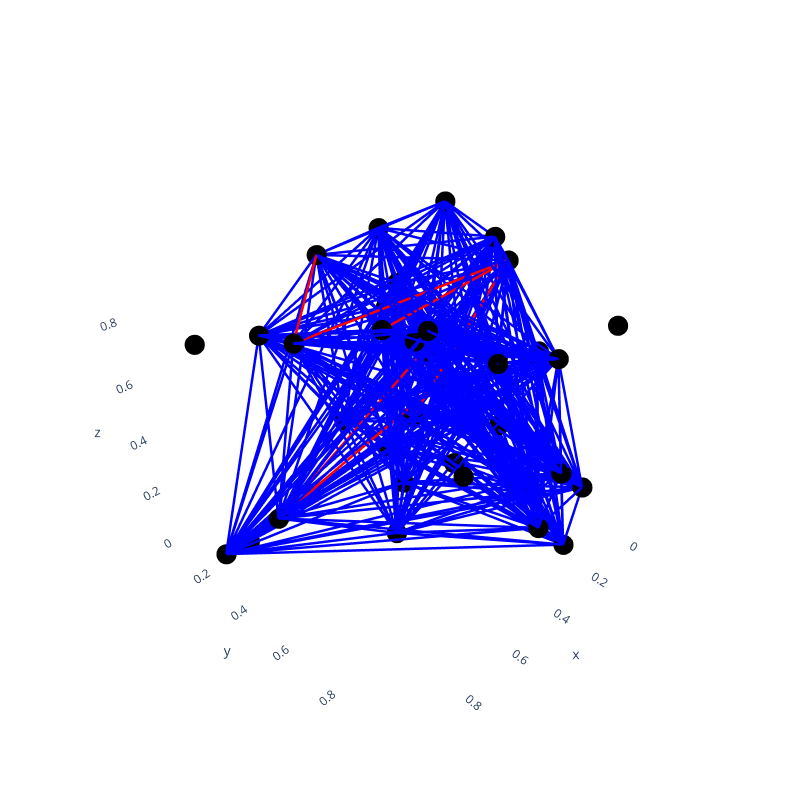

The notebook cell saved with this chart:
### Markdown cell above
# Visualizations
### No gradient, unweighted

### Code cell
# re-collapse graph
collapsed_G = nx.Graph()

for i in range(len(coms)):
    collapsed_G.add_node(i)

hole_adjacent_edge_count = {}  # track the number of hole-adjacent edges between communities
total_edge_count = {}

# create a set of cycle edges based on the original node cycles
cycle_edges = set()
for cycle in big_rep_cycle_list1:
    for i in range(len(cycle)):
        u, v = cycle[i], cycle[(i + 1) % len(cycle)]
        community_u = node_to_com_dict[u]
        community_v = node_to_com_dict[v]
        if community_u != community_v:
            cycle_edges.add((community_u, community_v))
            cycle_edges.add((community_v, community_u))

# add the edges between communities
for u, v in G.edges():
    community_u = node_to_com_dict[u]
    community_v = node_to_com_dict[v]
    if community_u != community_v:
        if collapsed_G.has_edge(community_u, community_v):
            collapsed_G[community_u][community_v]['weight'] += 1
        else:
            collapsed_G.add_edge(community_u, community_v, weight=1)
        
        if (community_u, community_v) not in total_edge_count:
            total_edge_count[(community_u, community_v)] = 0
            hole_adjacent_edge_count[(community_u, community_v)] = 0
        
        total_edge_count[(community_u, community_v)] += 1
        
        if (community_u, community_v) in cycle_edges or (community_v, community_u) in cycle_edges:
            hole_adjacent_edge_count[(community_u, community_v)] += 1

# get proportions of hole-adjacency for color gradient
edge_proportions = {edge: hole_adjacent_edge_count[edge] / total_edge_count[edge] for edge in total_edge_count}
#randomly position nodes in 3d space
pos = {i: (np.random.random(), np.random.random(), np.random.random()) for i in collapsed_G.nodes}

# do edge traces
edge_trace = []
for edge in collapsed_G.edges():
    x0, y0, z0 = pos[edge[0]]
    x1, y1, z1 = pos[edge[1]]
    proportion = edge_proportions.get(edge, 0)
    color = f'rgb({int(255 * (1 - proportion))}, 0, {int(255 * proportion)})'
    
    edge_trace.append(go.Scatter3d(
        x=[x0, x1, None],
        y=[y0, y1, None],
        z=[z0, z1, None],
        line=dict(width=5, color=color),
        hoverinfo='none',
        mode='lines'
    ))

non_cycle_edge_count = len([e for e in collapsed_G.edges() if e not in cycle_edges and (e[1], e[0]) not in cycle_edges])
print(f"Number of edges not part of any cycle: {non_cycle_edge_count}")

# do node traces
node_trace = go.Scatter3d(
    x=[pos[node][0] for node in collapsed_G.nodes()],
    y=[pos[node][1] for node in collapsed_G.nodes()],
    z=[pos[node][2] for node in collapsed_G.nodes()],
    mode='markers',
    marker=dict(
        size=7,
        color='black',
    ),
    text=list(collapsed_G.nodes()),
    hoverinfo='text'
)


layout = go.Layout(
    width=800,
    height=800,
    showlegend=False,
    scene=dict(
        xaxis=dict(showbackground=False),
        yaxis=dict(showbackground=False),
        zaxis=dict(showbackground=False)
    ),
)

fig = go.Figure(data=edge_trace + [node_trace], layout=layout)
fig.show()
